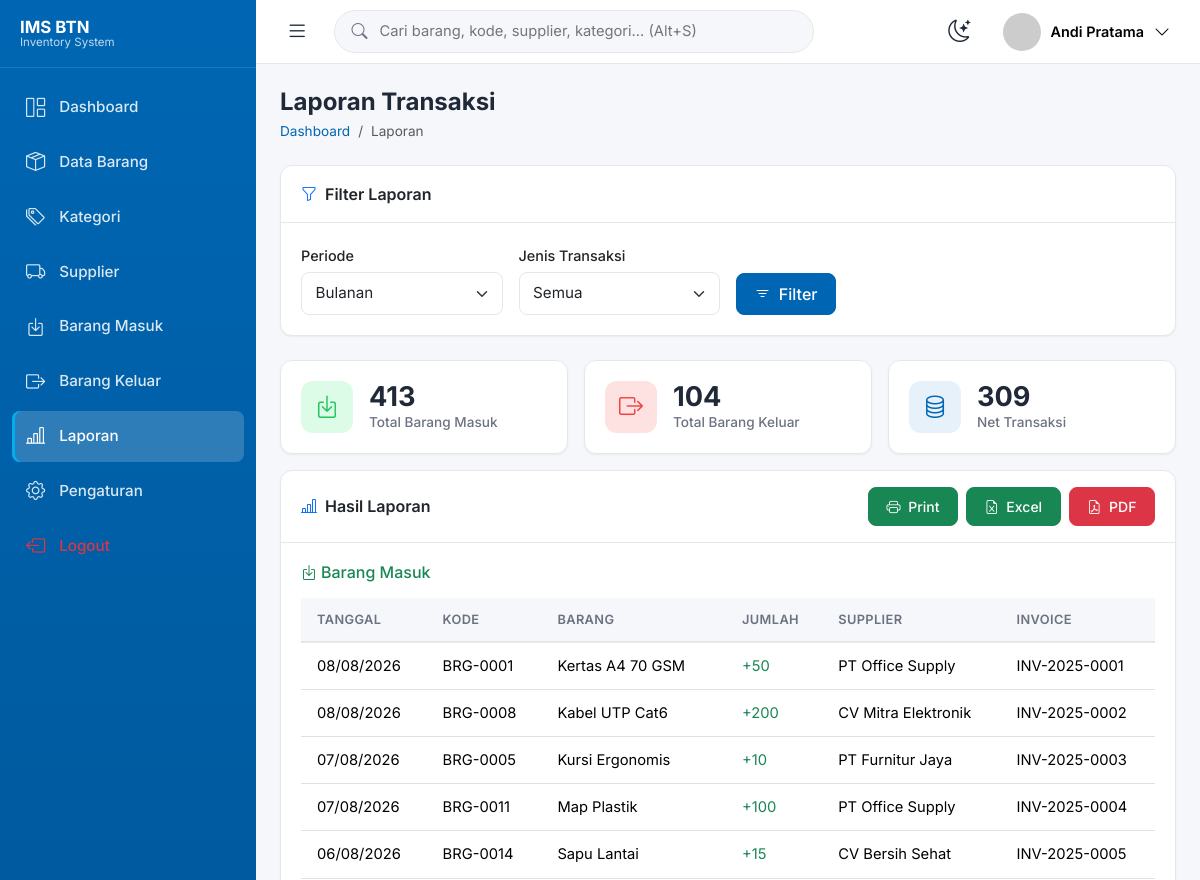
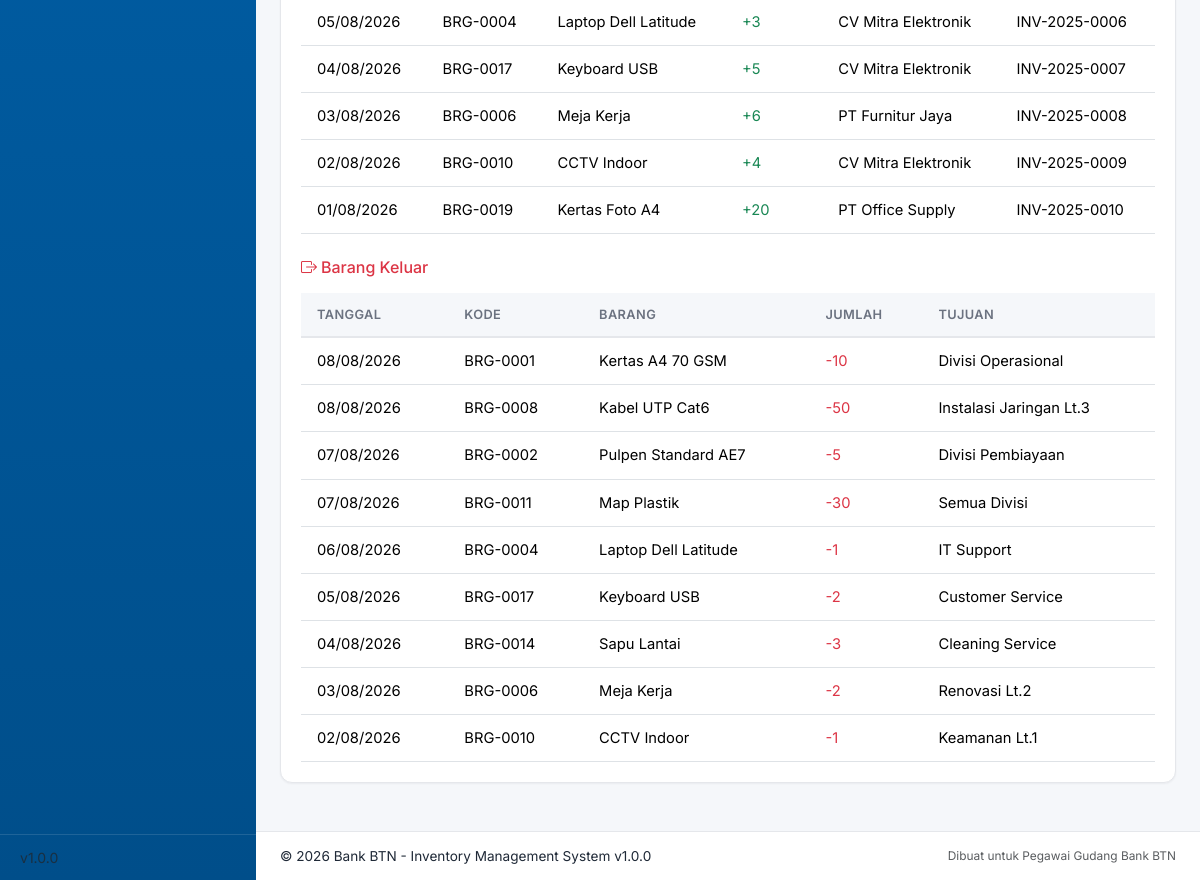
The app's page /pages/laporan.php (signed in) with its own data (2 pictures, top to bottom).
### tables this page shows
CREATE TABLE barang_masuk (
  id INT UNSIGNED NOT NULL AUTO_INCREMENT,
  tanggal DATE NOT NULL,
  barang_id INT UNSIGNED NOT NULL,
  supplier_id INT UNSIGNED DEFAULT NULL,
  jumlah INT NOT NULL,
  nomor_invoice VARCHAR(50),
  bukti VARCHAR(255) DEFAULT NULL,
  catatan TEXT,
  admin_id INT UNSIGNED NOT NULL,
  created_at TIMESTAMP DEFAULT CURRENT_TIMESTAMP,
  PRIMARY KEY (id),
  KEY idx_tanggal (tanggal),
  KEY idx_barang (barang_id),
  CONSTRAINT fk_masuk_barang FOREIGN KEY (barang_id) REFERENCES barang(id) ON DELETE RESTRICT,
  CONSTRAINT fk_masuk_supplier FOREIGN KEY (supplier_id) REFERENCES supplier(id) ON DELETE SET NULL,
  CONSTRAINT fk_masuk_admin FOREIGN KEY (admin_id) REFERENCES admin(id) ON DELETE RESTRICT
);

CREATE TABLE barang (
  id INT UNSIGNED NOT NULL AUTO_INCREMENT,
  kode VARCHAR(30) NOT NULL UNIQUE,
  nama VARCHAR(150) NOT NULL,
  kategori_id INT UNSIGNED NOT NULL,
  supplier_id INT UNSIGNED DEFAULT NULL,
  lokasi_rak VARCHAR(50),
  satuan VARCHAR(20) NOT NULL DEFAULT 'pcs',
  stok INT NOT NULL DEFAULT 0,
  minimal_stok INT NOT NULL DEFAULT 5,
  foto VARCHAR(255) DEFAULT NULL,
  qr_code VARCHAR(255) DEFAULT NULL,
  deskripsi TEXT,
  created_at TIMESTAMP DEFAULT CURRENT_TIMESTAMP,
  updated_at TIMESTAMP DEFAULT CURRENT_TIMESTAMP ON UPDATE CURRENT_TIMESTAMP,
  PRIMARY KEY (id),
  KEY idx_kode (kode),
  KEY idx_kategori (kategori_id),
  KEY idx_supplier (supplier_id),
  CONSTRAINT fk_barang_kategori FOREIGN KEY (kategori_id) REFERENCES kategori(id) ON DELETE RESTRICT,
  CONSTRAINT fk_barang_supplier FOREIGN KEY (supplier_id) REFERENCES supplier(id) ON DELETE SET NULL
);

CREATE TABLE supplier (
  id INT UNSIGNED NOT NULL AUTO_INCREMENT,
  nama VARCHAR(100) NOT NULL,
  alamat TEXT,
  no_telepon VARCHAR(20),
  email VARCHAR(100),
  kontak_person VARCHAR(100),
  created_at TIMESTAMP DEFAULT CURRENT_TIMESTAMP,
  updated_at TIMESTAMP DEFAULT CURRENT_TIMESTAMP ON UPDATE CURRENT_TIMESTAMP,
  PRIMARY KEY (id)
);

CREATE TABLE barang_keluar (
  id INT UNSIGNED NOT NULL AUTO_INCREMENT,
  tanggal DATE NOT NULL,
  barang_id INT UNSIGNED NOT NULL,
  jumlah INT NOT NULL,
  tujuan VARCHAR(150),
  catatan TEXT,
  admin_id INT UNSIGNED NOT NULL,
  created_at TIMESTAMP DEFAULT CURRENT_TIMESTAMP,
  PRIMARY KEY (id),
  KEY idx_tanggal (tanggal),
  KEY idx_barang (barang_id),
  CONSTRAINT fk_keluar_barang FOREIGN KEY (barang_id) REFERENCES barang(id) ON DELETE RESTRICT,
  CONSTRAINT fk_keluar_admin FOREIGN KEY (admin_id) REFERENCES admin(id) ON DELETE RESTRICT
);

### includes/functions.php (called while the page is built, shortened)
<?php
require_once __DIR__ . '/../config/database.php';
function e($value): string {
    return htmlspecialchars($value ?? '', ENT_QUOTES, 'UTF-8');
}
function current_admin(): ?array {
    $stmt = db()->prepare('SELECT * FROM admin WHERE id = ?');
    $stmt->execute([$_SESSION['admin_id']]);
    return $stmt->fetch() ?: null;
}
function format_tgl_singkat($date): string {
    return date('d/m/Y', strtotime($date));
}
function format_angka($n): string {
    return number_format($n, 0, ',', '.');
}

### config/database.php (called while the page is built, shortened)
<?php
function db() {
    static $pdo = null;
    if ($pdo === null) {
        $dsn = 'mysql:host=' . DB_HOST . ';dbname=' . DB_NAME . ';charset=' . DB_CHARSET;
        $options = [
            PDO::ATTR_ERRMODE => PDO::ERRMODE_EXCEPTION,
            PDO::ATTR_DEFAULT_FETCH_MODE => PDO::FETCH_ASSOC,
            PDO::ATTR_EMULATE_PREPARES => false,
        ];
        try {
            $pdo = new PDO($dsn, DB_USER, DB_PASS, $options);
        } catch (PDOException $e) {
            die('Koneksi database gagal: ' . $e->getMessage());
        }
    }
    return $pdo;
}

### pages/laporan.php (the view, shortened to what this page needs)
<?php
require_once __DIR__ . '/../includes/header.php';
$periode = $_GET['periode'] ?? 'bulanan';
$tipe = $_GET['tipe'] ?? 'all';
$tanggal = $_GET['tanggal'] ?? date('Y-m-d');
$dari = $_GET['dari'] ?? date('Y-m-01');
$sampai = $_GET['sampai'] ?? date('Y-m-d');
$where_masuk = ['1=1'];
$where_keluar = ['1=1'];
$params_m = [];
$params_k = [];
if ($periode === 'harian') {
    $where_masuk[] = 'tanggal = ?'; $params_m[] = $tanggal;
    $where_keluar[] = 'tanggal = ?'; $params_k[] = $tanggal;
} elseif ($periode === 'bulanan') {
    $where_masuk[] = 'MONTH(tanggal) = ?'; $params_m[] = date('m');
    $where_masuk[] = 'YEAR(tanggal) = ?'; $params_m[] = date('Y');
    $where_keluar[] = 'MONTH(tanggal) = ?'; $params_k[] = date('m');
    $where_keluar[] = 'YEAR(tanggal) = ?'; $params_k[] = date('Y');
} elseif ($periode === 'tahunan') {
    $where_masuk[] = 'YEAR(tanggal) = ?'; $params_m[] = date('Y');
    $where_keluar[] = 'YEAR(tanggal) = ?'; $params_k[] = date('Y');
} elseif ($periode === 'custom') {
    $where_masuk[] = 'tanggal >= ?'; $params_m[] = $dari;
    $where_masuk[] = 'tanggal <= ?'; $params_m[] = $sampai;
    $where_keluar[] = 'tanggal >= ?'; $params_k[] = $dari;
    $where_keluar[] = 'tanggal <= ?'; $params_k[] = $sampai;
}
$masuk = [];
$keluar = [];
if ($tipe === 'all' || $tipe === 'masuk') {
    $sql = "SELECT bm.*, b.kode, b.nama, b.satuan, s.nama AS supplier_nama, ad.nama AS admin_nama
            FROM barang_masuk bm JOIN barang b ON b.id=bm.barang_id
            LEFT JOIN supplier s ON s.id=bm.supplier_id JOIN admin ad ON ad.id=bm.admin_id
            WHERE " . implode(' AND ', $where_masuk) . " ORDER BY bm.tanggal DESC";
    $stmt = db()->prepare($sql); $stmt->execute($params_m); $masuk = $stmt->fetchAll();
}
if ($tipe === 'all' || $tipe === 'keluar') {
    $sql = "SELECT bk.*, b.kode, b.nama, b.satuan, ad.nama AS admin_nama
            FROM barang_keluar bk JOIN barang b ON b.id=bk.barang_id JOIN admin ad ON ad.id=bk.admin_id
            WHERE " . implode(' AND ', $where_keluar) . " ORDER BY bk.tanggal DESC";
    $stmt = db()->prepare($sql); $stmt->execute($params_k); $keluar = $stmt->fetchAll();
}
$total_masuk = array_sum(array_column($masuk, 'jumlah'));
$total_keluar = array_sum(array_column($keluar, 'jumlah'));
$qstring = http_build_query(['periode' => $periode, 'tipe' => $tipe, 'tanggal' => $tanggal, 'dari' => $dari, 'sampai' => $sampai]);
?>
<div class="page-title-bar fade-in">
    <h4>Laporan Transaksi</h4>
    <nav class="breadcrumb">
        <a class="breadcrumb-item" href="<?= BASE_URL ?>/pages/dashboard.php">Dashboard</a>
        <span class="breadcrumb-item active">Laporan</span>
    </nav>
</div>
<div class="card">
    <div class="card-header"><span><i class="bi bi-funnel text-primary me-2"></i>Filter Laporan</span></div>
    <div class="card-body">
        <form method="get" class="row g-3 align-items-end">
            <div class="col-md-3">
                <label class="form-label">Periode</label>
                <select name="periode" class="form-select" id="periodeSelect">
                    <option value="bulanan" <?= $periode === 'bulanan' ? 'selected' : '' ?>>Bulanan</option>
                </select>
            </div>
            <div class="col-md-3">
                <label class="form-label">Jenis Transaksi</label>
                <select name="tipe" class="form-select">
                    <option value="all" <?= $tipe === 'all' ? 'selected' : '' ?>>Semua</option>
                </select>
            </div>
            <div class="col-md-2 d-flex gap-2">
                <button class="btn btn-primary" type="submit"><i class="bi bi-filter me-1"></i> Filter</button>
            </div>
        </form>
    </div>
</div>
<div class="row g-3 mb-3">
    <div class="col-md-4">
        <div class="stat-card">
            <div class="stat-icon success"><i class="bi bi-box-arrow-in-down"></i></div>
            <div class="stat-info"><div class="stat-value"><?= format_angka($total_masuk) ?></div><div class="stat-label">Total Barang Masuk</div></div>
        </div>
    </div>
    <div class="col-md-4">
        <div class="stat-card">
            <div class="stat-icon danger"><i class="bi bi-box-arrow-right"></i></div>
            <div class="stat-info"><div class="stat-value"><?= format_angka($total_keluar) ?></div><div class="stat-label">Total Barang Keluar</div></div>
        </div>
    </div>
    <div class="col-md-4">
        <div class="stat-card">
            <div class="stat-icon primary"><i class="bi bi-database"></i></div>
            <div class="stat-info"><div class="stat-value"><?= format_angka($total_masuk - $total_keluar) ?></div><div class="stat-label">Net Transaksi</div></div>
        </div>
    </div>
</div>
<div class="card">
    <div class="card-header">
        <span><i class="bi bi-bar-chart-line text-primary me-2"></i>Hasil Laporan</span>
        <div class="d-flex gap-2 no-print">
            <button class="btn btn-success btn-sm" onclick="window.print()"><i class="bi bi-printer me-1"></i> Print</button>
            <a href="<?= BASE_URL ?>/export/export-laporan.php?<?= $qstring ?>&format=excel" class="btn btn-success btn-sm"><i class="bi bi-file-earmark-excel me-1"></i> Excel</a>
            <a href="<?= BASE_URL ?>/export/export-laporan.php?<?= $qstring ?>&format=pdf" target="_blank" class="btn btn-danger btn-sm"><i class="bi bi-file-earmark-pdf me-1"></i> PDF</a>
        </div>
    </div>
    <div class="card-body">
        <?php if ($tipe === 'all' || $tipe === 'masuk'): ?>
        <h6 class="text-success mb-3"><i class="bi bi-box-arrow-in-down me-1"></i>Barang Masuk</h6>
        <?php if (empty($masuk)): ?>
            <div class="empty-state"><i class="bi bi-inbox"></i><h5>Tidak ada data</h5></div>
        <?php else: ?>
        <div class="table-responsive mb-4">
            <table class="table table-hover w-100">
                <thead><tr><th>Tanggal</th><th>Kode</th><th>Barang</th><th>Jumlah</th><th>Supplier</th><th>Invoice</th></tr></thead>
                <tbody>
                <?php foreach ($masuk as $r): ?>
                    <tr><td><?= format_tgl_singkat($r['tanggal']) ?></td><td><?= e($r['kode']) ?></td><td><?= e($r['nama']) ?></td><td class="text-success">+<?= format_angka($r['jumlah']) ?></td><td><?= e($r['supplier_nama'] ?? '-') ?></td><td><?= e($r['nomor_invoice'] ?? '-') ?></td></tr>
                <?php endforeach; ?>
                </tbody>
            </table>
        </div>
        <?php endif; ?>
        <?php endif; ?>
        <?php if ($tipe === 'all' || $tipe === 'keluar'): ?>
        <h6 class="text-danger mb-3"><i class="bi bi-box-arrow-right me-1"></i>Barang Keluar</h6>
        <?php if (empty($keluar)): ?>
            <div class="empty-state"><i class="bi bi-inbox"></i><h5>Tidak ada data</h5></div>
        <?php else: ?>
        <div class="table-responsive">
            <table class="table table-hover w-100">
                <thead><tr><th>Tanggal</th><th>Kode</th><th>Barang</th><th>Jumlah</th><th>Tujuan</th></tr></thead>
                <tbody>
                <?php foreach ($keluar as $r): ?>
                    <tr><td><?= format_tgl_singkat($r['tanggal']) ?></td><td><?= e($r['kode']) ?></td><td><?= e($r['nama']) ?></td><td class="text-danger">-<?= format_angka($r['jumlah']) ?></td><td><?= e($r['tujuan'] ?? '-') ?></td></tr>
                <?php endforeach; ?>
                </tbody>
            </table>
        </div>
        <?php endif; ?>
        <?php endif; ?>
    </div>
</div>
<?php
require_once __DIR__ . '/../includes/footer.php';
?>

### includes/navbar.php (shortened to what this page needs)
<?php
$admin = $admin ?? current_admin();
$foto_src = BASE_URL . '/images/avatar-default.png';
?>
<nav class="topbar">
    <button class="btn-icon" id="sidebarToggle" aria-label="Toggle sidebar">
        <i class="bi bi-list"></i>
    </button>
    <form class="topbar-search" action="<?= BASE_URL ?>/pages/search.php" method="get" autocomplete="off">
        <i class="bi bi-search"></i>
        <input type="text" name="q" placeholder="Cari barang, kode, supplier, kategori... (Alt+S)" value="<?= e($_GET['q'] ?? '') ?>" id="globalSearchInput">
    </form>
    <div class="topbar-right">
        <button class="btn-icon" id="darkModeToggle" aria-label="Toggle dark mode" title="Mode Gelap (Alt+D)">
        </button>
        <div class="dropdown">
            <button class="profile-btn" data-bs-toggle="dropdown" aria-expanded="false">
                <img src="<?= e($foto_src) ?>" alt="Avatar" class="profile-avatar" onerror="this.src='https://ui-avatars.com/api/?name=<?= urlencode($admin['nama'] ?? 'Admin') ?>&background=0066B3&color=fff&bold=true'">
                <span class="profile-name d-none d-md-inline"><?= e($admin['nama'] ?? 'Admin') ?></span>
                <i class="bi bi-chevron-down d-none d-md-inline"></i>
            </button>
        </div>
    </div>
</nav>

### css/style.css (style rules this page uses)
:root { --primary: #0066B3; --primary-dark: #004E8A; --primary-light: #E6F1FA; --secondary: #00AEEF; --bg: #F5F7FA; --card: #FFFFFF; --success: #22C55E; --warning: #F59E0B; --danger: #EF4444; --text: #1F2937; --text-muted: #6B7280; --border: #E5E7EB; --radius: 12px; --radius-sm: 8px; --shadow-sm: 0 1px 2px rgba(16,24,40,.05); --shadow: 0 4px 12px rgba(16,24,40,.06); --shadow-md: 0 8px 24px rgba(16,24,40,.08); --sidebar-w: 256px; --sidebar-w-collapsed: 76px; --topbar-h: 64px; --font: 'Inter', system-ui, -apple-system, "Segoe UI", Roboto, sans-serif; }
* { box-sizing: border-box; }
body { font-family: var(--font); background: var(--bg); color: var(--text); font-size: 16px; line-height: 1.5; margin: 0; -webkit-font-smoothing: antialiased; }
.topbar { height: var(--topbar-h); background: var(--card); border-bottom: 1px solid var(--border); display: flex; align-items: center; gap: 16px; padding: 0 20px; position: sticky; top: 0; z-index: 1030; }
.btn-icon { background: none; border: none; font-size: 1.4rem; color: var(--text); cursor: pointer; padding: 6px 10px; border-radius: 8px; transition: background .15s; }
.topbar-search { flex: 1; max-width: 480px; display: flex; align-items: center; background: var(--bg); border: 1px solid var(--border); border-radius: 999px; padding: 8px 16px; gap: 10px; }
.topbar-search i { color: var(--text-muted); }
.topbar-search input { border: none; background: transparent; outline: none; flex: 1; font-size: .92rem; color: var(--text); }
.topbar-right { margin-left: auto; display: flex; align-items: center; gap: 12px; }
.profile-btn { display: flex; align-items: center; gap: 10px; background: none; border: none; padding: 6px 10px; border-radius: 999px; cursor: pointer; transition: background .15s; }
.profile-avatar { width: 38px; height: 38px; border-radius: 50%; object-fit: cover; }
.profile-name { font-weight: 600; font-size: .9rem; }
.card { border: 1px solid var(--border); border-radius: var(--radius); background: var(--card); box-shadow: var(--shadow-sm); margin-bottom: 24px; }
.card-header { background: transparent; border-bottom: 1px solid var(--border); padding: 16px 20px; font-weight: 600; display: flex; align-items: center; justify-content: space-between; flex-wrap: wrap; gap: 10px; }
.card-body { padding: 20px; }
.stat-card { border: 1px solid var(--border); border-radius: var(--radius); background: var(--card); padding: 20px; display: flex; align-items: center; gap: 16px; box-shadow: var(--shadow-sm); transition: transform .15s, box-shadow .15s; height: 100%; }
.stat-icon { width: 52px; height: 52px; border-radius: 12px; display: flex; align-items: center; justify-content: center; font-size: 1.5rem; flex-shrink: 0; }
.stat-icon.primary { background: var(--primary-light); color: var(--primary); }
.stat-icon.success { background: #DCFCE7; color: var(--success); }
.stat-icon.danger { background: #FEE2E2; color: var(--danger); }
.stat-info { flex: 1; min-width: 0; }
.stat-value { font-size: 1.7rem; font-weight: 700; line-height: 1.1; }
.stat-label { color: var(--text-muted); font-size: .85rem; font-weight: 500; }
.btn { border-radius: var(--radius-sm); font-weight: 500; padding: .5rem 1.1rem; }
.btn-primary { background: var(--primary); border-color: var(--primary); }
.table { margin-bottom: 0; font-size: .92rem; }
.table thead th { background: var(--bg); border-bottom: 2px solid var(--border); color: var(--text-muted); font-weight: 600; font-size: .8rem; text-transform: uppercase; letter-spacing: .03em; padding: 12px 16px; }
.table tbody td { padding: 12px 16px; vertical-align: middle; }
.table tbody tr { transition: background .12s; }
.form-control, .form-select { border-radius: var(--radius-sm); border-color: var(--border); padding: .55rem .85rem; font-size: .95rem; }
.form-label { font-weight: 500; font-size: .9rem; margin-bottom: .35rem; }
.page-title-bar { margin-bottom: 24px; }
.page-title-bar h4 { font-weight: 700; margin-bottom: 4px; }
.page-title-bar .breadcrumb { margin-bottom: 0; font-size: .85rem; }
.breadcrumb a { color: var(--primary); text-decoration: none; }
.fade-in { animation: fadeIn .3s ease; }

### records on screen
barang_masuk: tanggal "08/08/2026", barang.kode "BRG-0001", barang.nama "Kertas A4 70 GSM", jumlah "50", supplier.nama "PT Office Supply", nomor_invoice "INV-2025-0001"
barang_masuk: tanggal "08/08/2026", barang.kode "BRG-0008", barang.nama "Kabel UTP Cat6", jumlah "200", supplier.nama "CV Mitra Elektronik", nomor_invoice "INV-2025-0002"
barang_masuk: tanggal "07/08/2026", barang.kode "BRG-0005", barang.nama "Kursi Ergonomis", jumlah "10", supplier.nama "PT Furnitur Jaya", nomor_invoice "INV-2025-0003"
barang_masuk: tanggal "07/08/2026", barang.kode "BRG-0011", barang.nama "Map Plastik", jumlah "100", supplier.nama "PT Office Supply", nomor_invoice "INV-2025-0004"
barang_masuk: tanggal "06/08/2026", barang.kode "BRG-0014", barang.nama "Sapu Lantai", jumlah "15", supplier.nama "CV Bersih Sehat", nomor_invoice "INV-2025-0005"
barang_masuk: tanggal "05/08/2026", barang.kode "BRG-0004", barang.nama "Laptop Dell Latitude", jumlah "3", supplier.nama "CV Mitra Elektronik", nomor_invoice "INV-2025-0006"
barang_masuk: tanggal "04/08/2026", barang.kode "BRG-0017", barang.nama "Keyboard USB", jumlah "5", supplier.nama "CV Mitra Elektronik", nomor_invoice "INV-2025-0007"
barang_masuk: tanggal "03/08/2026", barang.kode "BRG-0006", barang.nama "Meja Kerja", jumlah "6", supplier.nama "PT Furnitur Jaya", nomor_invoice "INV-2025-0008"
barang_masuk: tanggal "02/08/2026", barang.kode "BRG-0010", barang.nama "CCTV Indoor", jumlah "4", supplier.nama "CV Mitra Elektronik", nomor_invoice "INV-2025-0009"
barang_masuk: tanggal "01/08/2026", barang.kode "BRG-0019", barang.nama "Kertas Foto A4", jumlah "20", supplier.nama "PT Office Supply", nomor_invoice "INV-2025-0010"
barang_keluar: tanggal "08/08/2026", barang.kode "BRG-0001", barang.nama "Kertas A4 70 GSM", jumlah "10", tujuan "Divisi Operasional"
barang_keluar: tanggal "08/08/2026", barang.kode "BRG-0008", barang.nama "Kabel UTP Cat6", jumlah "50", tujuan "Instalasi Jaringan Lt.3"
barang_keluar: tanggal "07/08/2026", barang.kode "BRG-0002", barang.nama "Pulpen Standard AE7", jumlah "5", tujuan "Divisi Pembiayaan"
barang_keluar: tanggal "07/08/2026", barang.kode "BRG-0011", barang.nama "Map Plastik", jumlah "30", tujuan "Semua Divisi"
barang_keluar: tanggal "06/08/2026", barang.kode "BRG-0004", barang.nama "Laptop Dell Latitude", jumlah "1", tujuan "IT Support"
barang_keluar: tanggal "05/08/2026", barang.kode "BRG-0017", barang.nama "Keyboard USB", jumlah "2", tujuan "Customer Service"
barang_keluar: tanggal "04/08/2026", barang.kode "BRG-0014", barang.nama "Sapu Lantai", jumlah "3", tujuan "Cleaning Service"
barang_keluar: tanggal "03/08/2026", barang.kode "BRG-0006", barang.nama "Meja Kerja", jumlah "2", tujuan "Renovasi Lt.2"
barang_keluar: tanggal "02/08/2026", barang.kode "BRG-0010", barang.nama "CCTV Indoor", jumlah "1", tujuan "Keamanan Lt.1"

### other values on screen
$label "Dashboard"
$label "Data Barang"
$label "Kategori"
$label "Supplier"
$label "Barang Masuk"
$label "Barang Keluar"
$label "Laporan"
$label "Pengaturan"
APP_VERSION "1.0.0"
$admin['nama'] "Andi Pratama"
format_angka($total_masuk) "413"
format_angka($total_keluar) "104"
format_angka($total_masuk - $total_keluar) "309"
APP_NAME "Inventory Management System"
